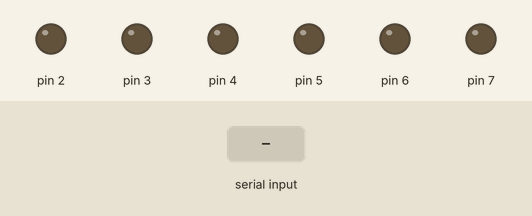
This sketch was run on a simulated Arduino Uno, built with avr-gcc and run on an emulated ATmega328P. Parts: output pins drawn as LEDs (lit = HIGH). Inputs (shaded band) come from the test bench. Pins used as bus, display or sensor lines are not drawn; what the sketch prints to the serial monitor is not drawn.

Above: at 2.0 s.
2.1 s: "A\n" received over Serial
At 4.2 s:
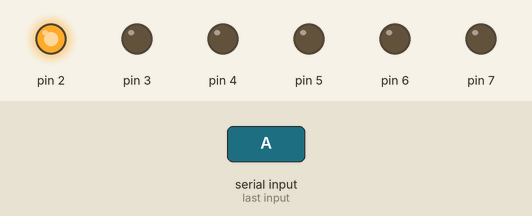
4.5 s: "B\n" received over Serial
At 11.9 s:
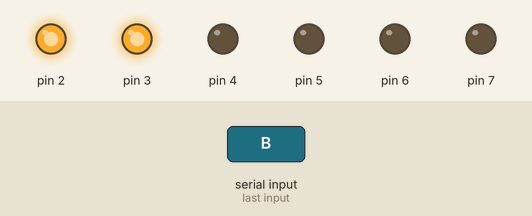
Timing chart, 0 to 20.5 s (numbered marks = the images above; inputs shaded):
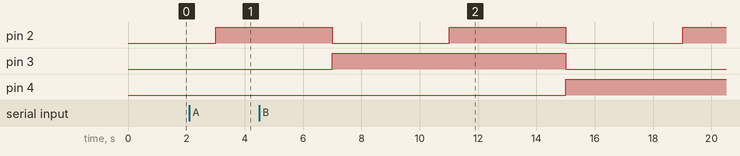

Measured:
- by itself, pin 2: alternates HIGH for 4.0 s and LOW for 4.0 s

The sketch:

sketch_apr14e.ino
```cpp
#include <LiquidCrystal.h>

// System Lib
#include <stdio.h>
#include <string.h>
#include <stdio.h>

// My Lib
#include "c:/mylib/my_arduino_lib.h"

// 32bit base (라즈, ARM프로세서)
int cnt = 0;  // short int

char d_buf[1000];

volatile char rx_end_flag = 0;
volatile char rx_cnt = 0;
volatile unsigned char rx_buf[20];

void com_chk() {
  rx_end_flag = 0;
  sprintf(d_buf, "%s", rx_buf);
  // Serial.println(d_buf);
  // Serial.println(d_buf[0]);

  switch(d_buf[0])
  {
    case 'A':
    case 'a':
              Serial.println("Song");
              break;
    case 'B':
    case 'b':
              Serial.println("The End Go to Home");
              break;
  }
  memset(rx_buf, 0, sizeof(char)*20);
}

void setup() {
  Serial.begin(115200);

  DDRD = 0xff;

  // rx_buf 메모리를 0으로 초기화하는데 20byte까지만 초기화 한다.
  memset(rx_buf, 0, sizeof(char)*20);
}

// 1. memset
// void * memset ( void * ptr, int value, size_t num );
// memmove(ptr, 값, 메모리공간 크기)
// 메모리 블록을 채운다.  ptr로 시작하는 메모리 주소로부터 num 개의 바이트를 value 값으로 채운다.

// 2. memmove
// void * memmove ( void * destination, const void * source, size_t num );
// memmove(복사받을 메모리공간, 복사할 메모리공간, 메모리공간 크기)
// 복사 받을 메모리 공간에 복사할 메모리 공간을 복사할 크기만큼 복사한다.

void loop() {

  if(rx_end_flag == 1) com_chk();

   cnt++;
   PORTD = cnt;

   sprintf(d_buf, "Counter=%4dEA\n", cnt);
   Serial.print("[39m");
   Serial.print("\39m");
   Serial.print("\033[23");
   Serial.write(d_buf);
  _delay_ms(1000);
}

/* 시리얼 수신 ISR */
// 인터럽트 : 이벤트가 발생해야 호출함!!!
void serialEvent() {

  // volatile키워드를 사용안해도 무방하지만 인터럽트 사용시 형식상
  unsigned char buf;

  // 실습 8
  buf = Serial.read();
  //Serial.print(Serial.read());
  //Serial.print('\n');

  if(buf == '\n') {
  //  if(buf == 0x0a) {
      rx_end_flag = 1;
      rx_cnt = 0;

  }else{
      rx_buf[rx_cnt] = buf;
      rx_cnt++;
  }
}
```
